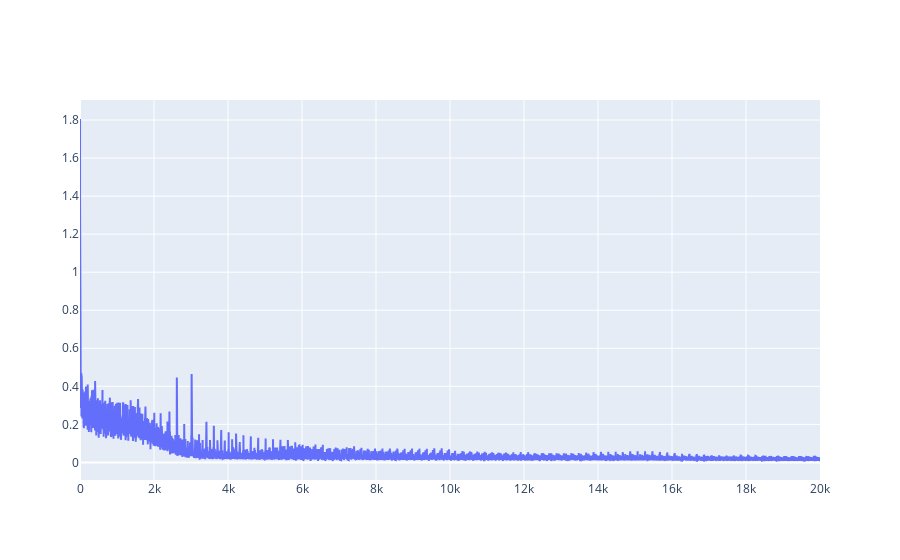

Notebook code for this chart:
### Code cell
agent = Agent(dim_shape=(1, 1), lr=0.001)
agent.fit(x, y, epochs=100, batch_size=100)

### Figure 1 — Plotly figure (JSON) as saved in the notebook; plotly's stock layout.template omitted (floating-point values rounded to 4 significant figures; data arrays with more than 128 entries replaced by an {"elided": "..."} marker saying what was removed)
{"data": [{"mode": "lines", "name": "Loss", "type": "scatter", "y": {"elided": "20000 float values"}}], "layout": {}}
